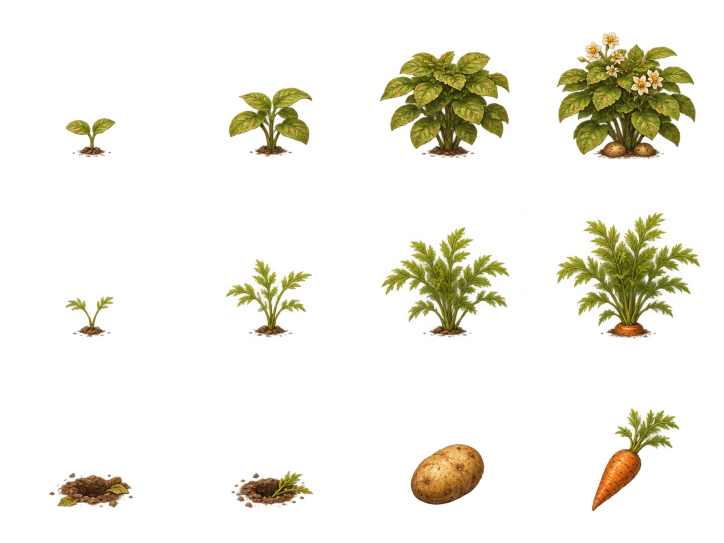
#> input picture artwork-archive/vegetable-crops-v1/growth-atlas.png, 1448 x 1086 px (shown at 1/2 size)
$ python extract-vegetable-crops.py
#> lines starting #> are read from the running program, lines starting #| are printed output that depends on the picture
"""Slice the approved ImageGen atlas; preserve every sprite's original alpha and pixels."""
from pathlib import Path
from PIL import Image
root = Path(__file__).resolve().parents[1]
source = root / 'artwork-archive/vegetable-crops-v1/growth-atlas.png'
out = root / 'public/survival/vegetable-crops-v1'
out.mkdir(parents=True, exist_ok=True)
im = Image.open(source).convert('RGBA')
#> im is the input picture: PIL image 1448x1086 RGBA; mean R, G, B, A 21, 18.7, 4.4, 29.2
cw, ch = im.width // 4, im.height // 3
#> cw = 362; ch = 362
names = [f'{kind}-stage-{stage}' for kind in ('potato','carrot') for stage in range(4)]
names += ['potato-picked','carrot-picked','potato-item','carrot-item']
for i, name in enumerate(names):
    col, row = i % 4, i // 4
    tile = im.crop((col*cw,row*ch,(col+1)*cw,(row+1)*ch))
    if name.endswith('-item'):
        tile = tile.crop(tile.getbbox())
        tile.thumbnail((216,216), Image.Resampling.LANCZOS)
        canvas = Image.new('RGBA',(256,256))
        canvas.alpha_composite(tile,((256-tile.width)//2,(256-tile.height)//2))
    else:
        # Equal cells retain the scale progression, root anchor and camera.
        canvas = tile.resize((256,256),Image.Resampling.LANCZOS)
    canvas.save(out / (name+'.webp'),lossless=True,method=6)
#> this loop made 12 passes
#> pass 1, `tile = im.crop((col*cw,row*ch,(col+1)*cw,(row+1)*ch))`:
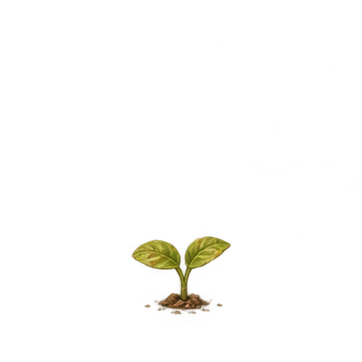
#> tile: PIL image 362x362 RGBA; mean R, G, B, A 4.5, 3.9, 1.1, 5.5; transparent parts drawn white
#> pass 2, `tile = im.crop((col*cw,row*ch,(col+1)*cw,(row+1)*ch))`:
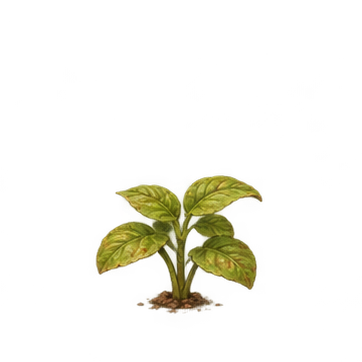
#> tile: PIL image 362x362 RGBA; mean R, G, B, A 15.3, 14, 3.7, 21.5; transparent parts drawn white
#> after the loop:
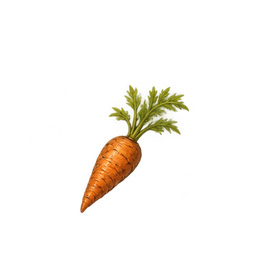
#> canvas: PIL image 256x256 RGBA; mean R, G, B, A 13.7, 9.1, 1.7, 15.3; transparent parts drawn white
#> after the loop:
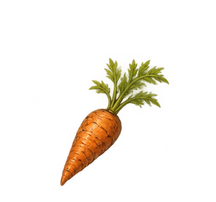
#> tile: PIL image 216x202 RGBA; mean R, G, B, A 20.5, 13.7, 2.6, 22.9; transparent parts drawn white
print(f'Exported {len(names)} transparent 256px sprites')
